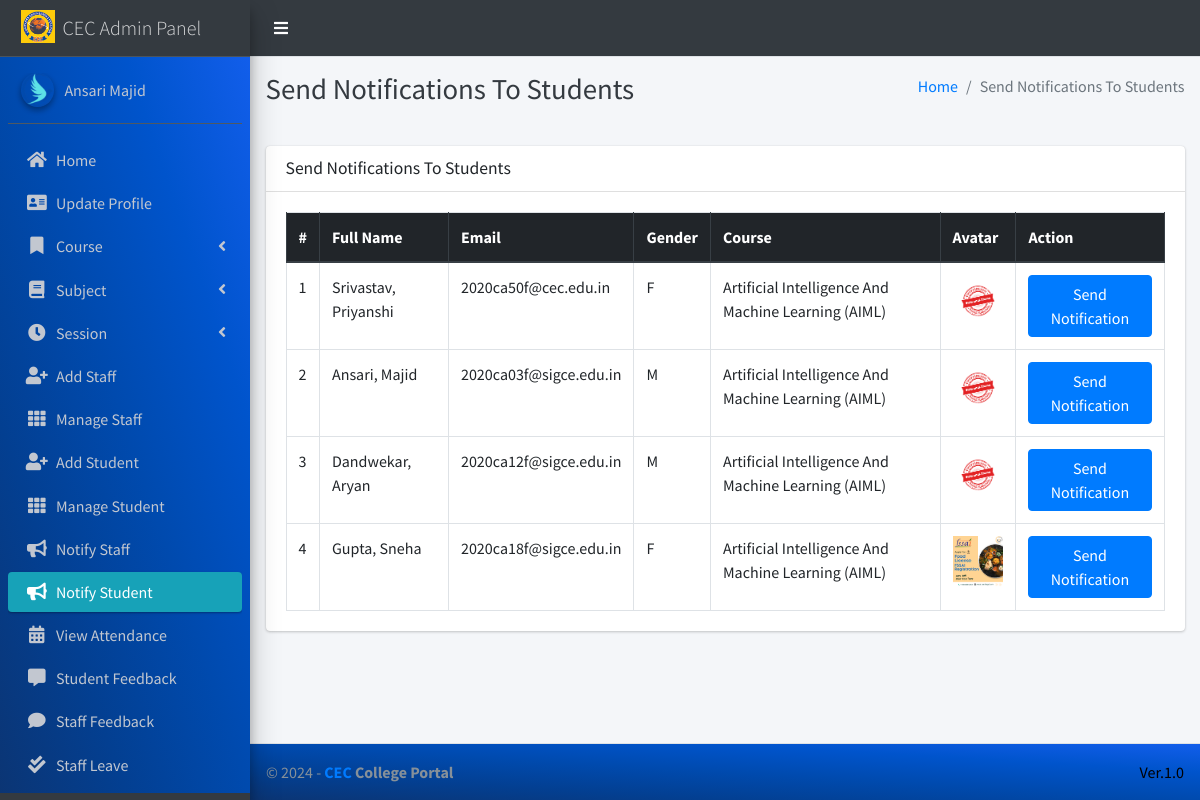
The page /admin_notify_student (signed in) on the database as committed earlier.
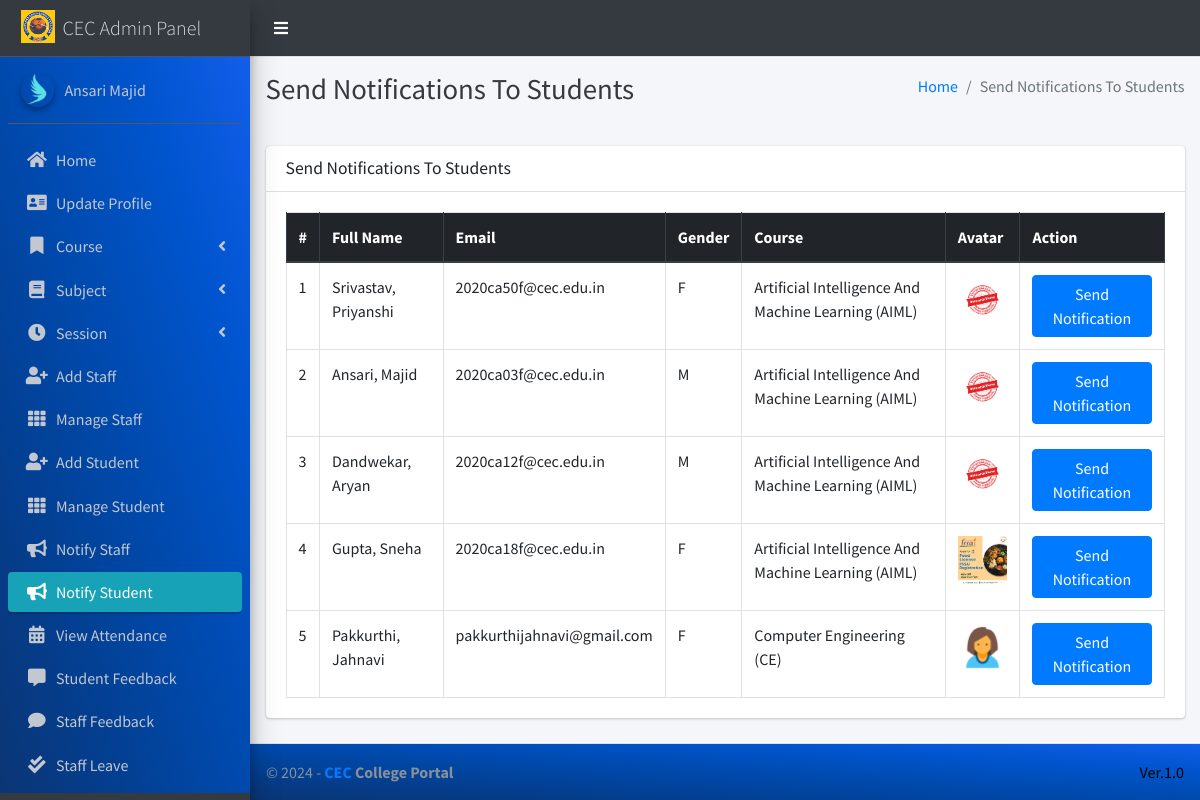
The same page on the database as committed later.
### main_app/models.py (models this page shows, shortened)
class CustomUser(AbstractUser):
    USER_TYPE = ((1, "HOD"), (2, "Staff"), (3, "Student"))
    GENDER = [("M", "Male"), ("F", "Female")]
    username = None  # Removed username, using email instead
    email = models.EmailField(unique=True)
    user_type = models.CharField(default=1, choices=USER_TYPE, max_length=1)
    gender = models.CharField(max_length=1, choices=GENDER)
    profile_pic = models.ImageField()
    address = models.TextField()
    fcm_token = models.TextField(default="")  # For firebase notifications
    created_at = models.DateTimeField(auto_now_add=True)
    updated_at = models.DateTimeField(auto_now=True)
    USERNAME_FIELD = "email"
    REQUIRED_FIELDS = []
    objects = CustomUserManager()
    def __str__(self):
        return  self.first_name + " " + self.last_name

class Student(models.Model):
    admin = models.OneToOneField(CustomUser, on_delete=models.CASCADE)
    course = models.ForeignKey(Course, on_delete=models.DO_NOTHING, null=True, blank=False)
    session = models.ForeignKey(Session, on_delete=models.DO_NOTHING, null=True)

class Course(models.Model):
    name = models.CharField(max_length=120)
    created_at = models.DateTimeField(auto_now_add=True)
    updated_at = models.DateTimeField(auto_now=True)

### main_app/hod_views.py (the view)
# urls.py: path("admin_notify_student", hod_views.admin_notify_student,
def admin_notify_student(request):
    student = CustomUser.objects.filter(user_type=3)
    context = {
        'page_title': "Send Notifications To Students",
        'students': student
    }
    return render(request, "hod_template/student_notification.html", context)

### main_app/templates/hod_template/student_notification.html (shortened to what this page needs)
{% extends 'main_app/base.html' %}
{% load static %}
{% block page_title %}{{page_title}}{% endblock page_title %}
{% block content %}
<section class="content">
    <div class="container-fluid">
        <div class="row">
            <div class="col-md-12">
                <div class="card">
                    <div class="card-header">
                        <h3 class="card-title">{{page_title}}</h3>
                    </div>
                    <div class="card-body">
                        <table id="example2" class="table table-bordered table-hover">
                            <thead class="thead-dark">
                                <tr>
                                    <th>#</th>
                                    <th>Full Name</th>
                                    <th>Email</th>
                                    <th>Gender</th>
                                    <th>Course</th>
                                    <th>Avatar</th>
                                    <th>Action</th>
                                </tr>
                            </thead>
                            <tbody>
                                {% for student in students %}
                                <tr>
                                    <td>{{ forloop.counter }}</td>
                                    <td>{{student.last_name}}, {{student.first_name}}</td>
                                    <td>{{student.email}}</td>
                                    <td>{{student.gender}}</td>
                                    <td>{{student.student.course.name}}</td>
                                    <td>
                                        {% if student.profile_pic == ""  %}
                                        No Image
                                        {% else %}
                                        <img class="img img-fluid mb-2" height="56" width="56"
                                            src="{{student.profile_pic}}" alt="">
                                        {% endif %}
                                    </td>
                                    <td><button data-toggle = "modal" data-target = "#myModal"class="btn btn-primary show_notification" value="{{student.id}}">Send Notification</button>
                                    </td>
                                </tr>
                                {% endfor %}
                            </tbody>
                        </table>
                    </div>
                </div>
            </div>
        </div>
    </div>
</section>
{% endblock content %}

Rows that differ between the two databases and show on the page:
changed CustomUser "Ansari": email "2020ca03f@sigce.edu.in" → "2020ca03f@cec.edu.in"
changed CustomUser "Dandwekar": email "2020ca12f@sigce.edu.in" → "2020ca12f@cec.edu.in"
changed CustomUser "Gupta": email "2020ca18f@sigce.edu.in" → "2020ca18f@cec.edu.in"
added CustomUser: last_name "Pakkurthi", first_name "Jahnavi", email "pakkurthijahnavi@gmail.com", gender "F", student.course.name "Computer Engineering (CE)", profile_pic (picture)
